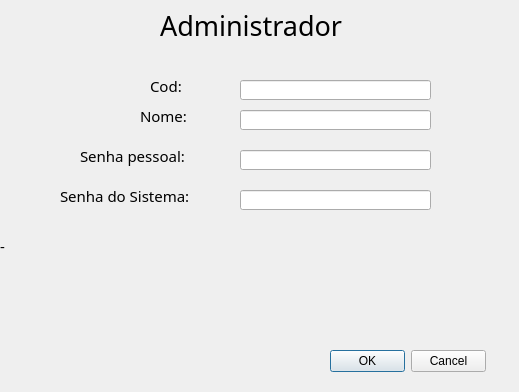
<?xml version="1.0" encoding="UTF-8"?>
<ui version="4.0">
 <class>administradorUP</class>
 <widget class="QDialog" name="administradorUP">
  <property name="geometry">
   <rect>
    <x>0</x>
    <y>0</y>
    <width>519</width>
    <height>392</height>
   </rect>
  </property>
  <property name="windowTitle">
   <string>Dialog</string>
  </property>
  <widget class="QLineEdit" name="txtSenha">
   <property name="geometry">
    <rect>
     <x>240</x>
     <y>190</y>
     <width>191</width>
     <height>20</height>
    </rect>
   </property>
   <property name="maxLength">
    <number>12</number>
   </property>
   <property name="echoMode">
    <enum>QLineEdit::PasswordEchoOnEdit</enum>
   </property>
  </widget>
  <widget class="QLineEdit" name="txtSenhaP">
   <property name="geometry">
    <rect>
     <x>240</x>
     <y>150</y>
     <width>191</width>
     <height>20</height>
    </rect>
   </property>
   <property name="maxLength">
    <number>12</number>
   </property>
   <property name="echoMode">
    <enum>QLineEdit::Password</enum>
   </property>
  </widget>
  <widget class="QLabel" name="label_5">
   <property name="geometry">
    <rect>
     <x>60</x>
     <y>180</y>
     <width>161</width>
     <height>31</height>
    </rect>
   </property>
   <property name="font">
    <font>
     <family>Century Gothic</family>
     <pointsize>11</pointsize>
     <weight>50</weight>
     <bold>false</bold>
    </font>
   </property>
   <property name="text">
    <string>Senha do Sistema:</string>
   </property>
  </widget>
  <widget class="QLineEdit" name="txtNome">
   <property name="geometry">
    <rect>
     <x>240</x>
     <y>110</y>
     <width>191</width>
     <height>20</height>
    </rect>
   </property>
   <property name="maxLength">
    <number>100</number>
   </property>
  </widget>
  <widget class="QLabel" name="label">
   <property name="geometry">
    <rect>
     <x>160</x>
     <y>10</y>
     <width>281</width>
     <height>31</height>
    </rect>
   </property>
   <property name="font">
    <font>
     <family>Century Gothic</family>
     <pointsize>20</pointsize>
     <weight>50</weight>
     <bold>false</bold>
    </font>
   </property>
   <property name="text">
    <string>Administrador</string>
   </property>
  </widget>
  <widget class="QDialogButtonBox" name="buttonBox_2">
   <property name="geometry">
    <rect>
     <x>330</x>
     <y>350</y>
     <width>156</width>
     <height>23</height>
    </rect>
   </property>
   <property name="standardButtons">
    <set>QDialogButtonBox::Cancel|QDialogButtonBox::Ok</set>
   </property>
  </widget>
  <widget class="QLabel" name="label_2">
   <property name="geometry">
    <rect>
     <x>140</x>
     <y>100</y>
     <width>71</width>
     <height>31</height>
    </rect>
   </property>
   <property name="font">
    <font>
     <family>Century Gothic</family>
     <pointsize>11</pointsize>
     <weight>50</weight>
     <bold>false</bold>
    </font>
   </property>
   <property name="text">
    <string>Nome:</string>
   </property>
  </widget>
  <widget class="QLabel" name="label_3">
   <property name="geometry">
    <rect>
     <x>80</x>
     <y>140</y>
     <width>131</width>
     <height>31</height>
    </rect>
   </property>
   <property name="font">
    <font>
     <family>Century Gothic</family>
     <pointsize>11</pointsize>
     <weight>50</weight>
     <bold>false</bold>
    </font>
   </property>
   <property name="text">
    <string>Senha pessoal:</string>
   </property>
  </widget>
  <widget class="QLabel" name="label_4">
   <property name="geometry">
    <rect>
     <x>150</x>
     <y>70</y>
     <width>71</width>
     <height>31</height>
    </rect>
   </property>
   <property name="font">
    <font>
     <family>Century Gothic</family>
     <pointsize>11</pointsize>
     <weight>50</weight>
     <bold>false</bold>
    </font>
   </property>
   <property name="text">
    <string>Cod:</string>
   </property>
  </widget>
  <widget class="QLineEdit" name="txtCod">
   <property name="geometry">
    <rect>
     <x>240</x>
     <y>80</y>
     <width>191</width>
     <height>20</height>
    </rect>
   </property>
   <property name="inputMethodHints">
    <set>Qt::ImhDigitsOnly</set>
   </property>
   <property name="text">
    <string/>
   </property>
  </widget>
  <widget class="QLabel" name="lblAlerta">
   <property name="geometry">
    <rect>
     <x>0</x>
     <y>230</y>
     <width>511</width>
     <height>31</height>
    </rect>
   </property>
   <property name="font">
    <font>
     <family>Century Gothic</family>
     <pointsize>11</pointsize>
     <weight>50</weight>
     <bold>false</bold>
    </font>
   </property>
   <property name="text">
    <string>-</string>
   </property>
  </widget>
 </widget>
 <tabstops>
  <tabstop>txtCod</tabstop>
  <tabstop>txtNome</tabstop>
  <tabstop>txtSenhaP</tabstop>
  <tabstop>txtSenha</tabstop>
 </tabstops>
 <resources/>
 <connections/>
</ui>
